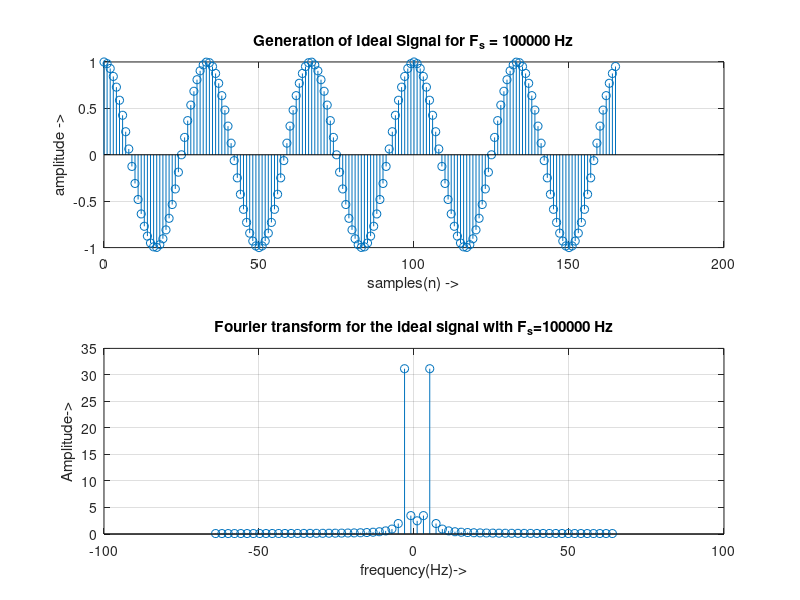

The MATLAB source for this figure: (Note: this script raises an error after producing the figure.)
% 19ucc023
% Mohit Akhouri
% Experiment 1 - Observation 2

clc;
clear all;
close all;

A = 1; % defining amplitude
n_cycles = 5; % defining number of cycles
fs_ideal = 100000; % defining ideal frequency
f = 3000; % defining message signal frequency

N = 64; % defining number of samples
fs = N; % defining nyquist frequency
sf=linspace(-fs,fs,N); % defining frequency range

% generating ideal signal

n_ideal = 0:1:floor(n_cycles*(fs_ideal/f))-1;
x_ideal = A*cos(2*pi*f*n_ideal*(1/fs_ideal));

figure;
subplot(2,1,1);
stem(n_ideal,x_ideal);
xlabel('samples(n) ->');
ylabel('amplitude ->');
title('Generation of Ideal Signal for F_{s} = 100000 Hz');
grid on;

ft_ideal = abs(fftshift(fft(x_ideal,N))); % fourier transform of ideal signal

subplot(2,1,2);
stem(sf,ft_ideal);
xlabel('frequency(Hz)->');
ylabel('Amplitude->');
title('Fourier transform for the ideal signal with F_{s}=100000 Hz');
grid on;
sgtitle('19ucc023 - Mohit Akhouri');


% generating sampled signals
fs1 = 10000;
ns1 = 0:1:floor(n_cycles*(fs1/f))-1;
x_sampled_1 = A*cos(2*pi*f*ns1*(1/fs1));

fs2 = 6000;
ns2 = 0:1:floor(n_cycles*(fs2/f))-1;
x_sampled_2 = A*cos(2*pi*f*ns2*(1/fs2));

fs3 = 12000;
ns3 = 0:1:floor(n_cycles*(fs3/f))-1;
x_sampled_3 = A*cos(2*pi*f*ns3*(1/fs3));

fs4 = 4000;
ns4 = 0:1:floor(n_cycles*(fs4/f))-1;
x_sampled_4 = A*cos(2*pi*f*ns4*(1/fs4));

fs5 = 5000;
ns5 = 0:1:floor(n_cycles*(fs5/f))-1;
x_sampled_5 = A*cos(2*pi*f*ns5*(1/fs5));

% generating the fourier transform of the sampled signals
ft_sample1 = abs(fftshift(fft(x_sampled_1,N))); % fourier transform of sampled signal with 10000Hz
ft_sample2 = abs(fftshift(fft(x_sampled_2,N))); % fourier transform of sampled signal with 6000Hz
ft_sample3 = abs(fftshift(fft(x_sampled_3,N))); % fourier transform of sampled signal with 12000Hz
ft_sample4 = abs(fftshift(fft(x_sampled_4,N))); % fourier transform of sampled signal with 4000Hz
ft_sample5 = abs(fftshift(fft(x_sampled_5,N))); % fourier transform of sampled signal with 5000Hz

% plotting the sampled signals and their fourier transforms
figure;
subplot(2,1,1);
stem(ns1,x_sampled_1);
xlabel('samples(n)->');
ylabel('amplitude->');
title('sampling for f_{s}=10000Hz');
grid on;

subplot(2,1,2);
stem(sf,ft_sample1);
xlabel('frequency(Hz)->');
ylabel('Amplitude->');
title('Fourier transform for the sampled signal 1 with F_{s}=10000 Hz');
grid on;
sgtitle('19ucc023 - Mohit Akhouri');

figure;
subplot(2,1,1);
stem(ns2,x_sampled_2);
xlabel('samples(n)->');
ylabel('amplitude->');
title('sampling for f_{s}=6000Hz');
grid on;

subplot(2,1,2);
stem(sf,ft_sample2);
xlabel('frequency(Hz)->');
ylabel('Amplitude->');
title('Fourier transform for the sampled signal 2 with F_{s}=6000 Hz');
grid on;
sgtitle('19ucc023 - Mohit Akhouri');

figure;
subplot(2,1,1);
stem(ns3,x_sampled_3);
xlabel('samples(n)->');
ylabel('amplitude->');
title('sampling for f_{s}=12000Hz');
grid on;

subplot(2,1,2);
stem(sf,ft_sample3);
xlabel('frequency(Hz)->');
ylabel('Amplitude->');
title('Fourier transform for the sampled signal 3 with F_{s}=12000 Hz');
grid on;
sgtitle('19ucc023 - Mohit Akhouri');

figure;
subplot(2,1,1);
stem(ns4,x_sampled_4);
xlabel('samples(n)->');
ylabel('amplitude->');
title('sampling for f_{s}=4000Hz');
grid on;

subplot(2,1,2);
stem(sf,ft_sample4);
xlabel('frequency(Hz)->');
ylabel('Amplitude->');
title('Fourier transform for the sampled signal 4 with F_{s}=4000 Hz');
grid on;
sgtitle('19ucc023 - Mohit Akhouri');

figure;
subplot(2,1,1);
stem(ns5,x_sampled_5);
xlabel('samples(n)->');
ylabel('amplitude->');
title('sampling for f_{s}=5000Hz');
grid on;

subplot(2,1,2);
stem(sf,ft_sample5);
xlabel('frequency(Hz)->');
ylabel('Amplitude->');
title('Fourier transform for the sampled signal 5 with F_{s}=5000 Hz');
grid on;
sgtitle('19ucc023 - Mohit Akhouri');